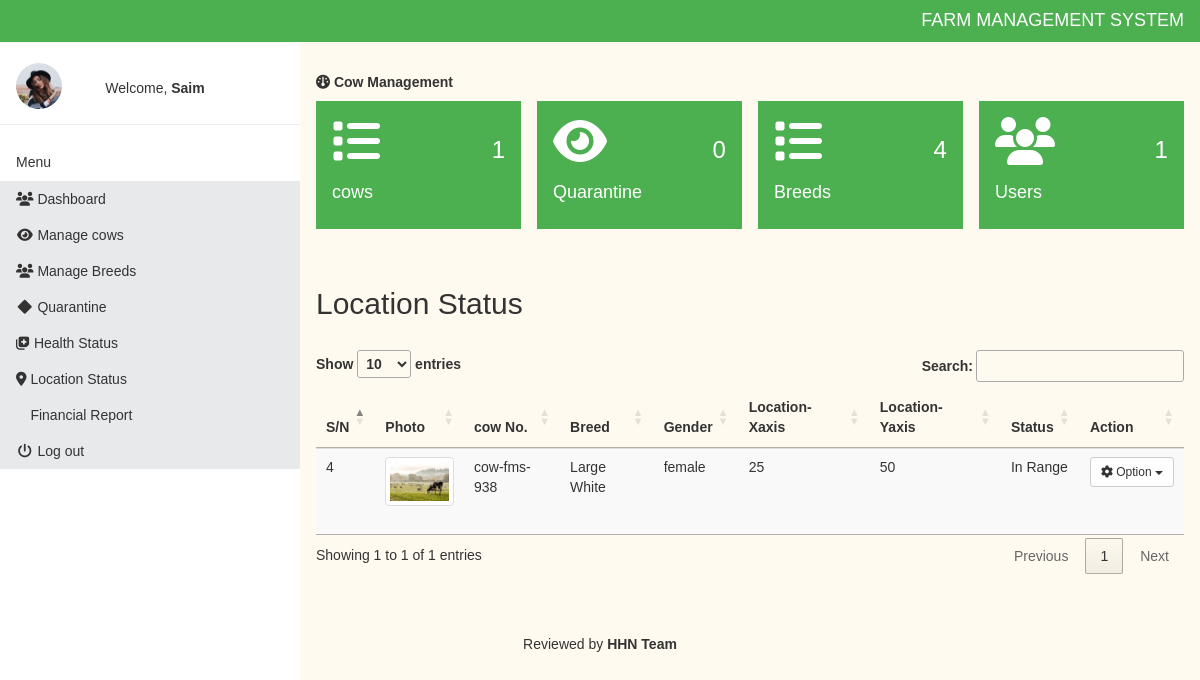
Page /location_status.php (signed in) on the committed database.
### tables this page shows
CREATE TABLE IF NOT EXISTS `cows` (
  `id` int(11) NOT NULL AUTO_INCREMENT,
  `cowno` varchar(255) NOT NULL,
  `breed_id` int(11) NOT NULL,
  `weight` varchar(10) NOT NULL,
  `img` varchar(255) NOT NULL,
  `gender` varchar(10) NOT NULL,
  `arrived` varchar(10) NOT NULL,
  `remark` text NOT NULL,
  `health_status` varchar(50) NOT NULL,
  `Temperature` int(50) NOT NULL,
  `locationx` int(11) NOT NULL,
  `locationy` int(11) NOT NULL,
  `location_status` varchar(255) NOT NULL,
  PRIMARY KEY (`id`)
);

CREATE TABLE IF NOT EXISTS `breed` (
  `id` int(11) NOT NULL AUTO_INCREMENT,
  `name` varchar(255) NOT NULL,
  PRIMARY KEY (`id`)
);

### location_status.php (the view, shortened to what this page needs)
<?php include 'setting/system.php'; ?>
<?php include 'theme/head.php'; ?>
<?php include 'theme/sidebar.php'; ?>
<?php
if (isset($_SESSION['id']) && isset($_SESSION['user_name'])) {
 ?>
<div class="w3-main" style="margin-left:300px;margin-top:43px;">
  <header class="w3-container" style="padding-top:22px">
    <h5><b><i class="fa fa-dashboard"></i> Cow Management</b></h5>
  </header>
 <?php include 'inc/data.php'; ?>
 <div class="w3-container" style="padding-top:22px">
 <div class="w3-row">
  <h2>Location Status</h2>
  <br>
 <div class="table-responsive">
  <table class="table table-hover table-striped" id="table">
    <thead>
      <tr>
        <th>S/N</th>
        <th>Photo</th>
        <th>cow No.</th>
        <th>Breed</th>
        <th>Gender</th>
        <th>Location-Xaxis</th>
        <th>Location-Yaxis</th>
        <th>Status</th>
        <th>Action</th>
      </tr>
    </thead>
    <tbody>
      <?php
       $all_cow = $db->query("SELECT * FROM cows ORDER BY id DESC");
       $fetch = $all_cow->fetchAll(PDO::FETCH_OBJ);
       foreach($fetch as $data){
          $get_breed = $db->query("SELECT * FROM breed WHERE id = '$data->breed_id'");
          $breed_result = $get_breed->fetchAll(PDO::FETCH_OBJ);
          foreach($breed_result as $breed){
        ?>
          <tr>
            <td><?php echo $data->id ?></td>
            <td>
              <img width="70" height="70" src="<?php echo $data->img; ?>" class="img img-responsive thumbnail">
            </td>
            <td><?php echo $data->cowno ?></td>
            <td><?php echo $breed->name ?></td>
            <td><?php echo $data->gender ?></td>
            <td><?php echo $data->locationx ?></td>
            <td><?php echo $data->locationy ?></td>
            <?php
             if ( $data->locationx<= "55" and $data->locationy<= "55") {
              $t="In Range"
                     ;
              } else {
                $t="Out of the Range";
              }
             ?>
             <td><?php echo $t ?></td>
            <td>
               <div class="dropdown">
                  <button class="btn btn-sm btn-default dropdown-toggle" type="button" data-toggle="dropdown"><i class="fa fa-cog"></i> Option
                  <span class="caret"></span></button>
                </div>
            </td>
          </tr>
      <?php
       }
      }
      ?>
    </tbody>
  </table>
 </div>
 </div>
</div>
</div>
<?php
  }
  else
  {
    header("Location: index.php");
     exit();
  }
  include 'theme/foot.php'; ?>

### theme/head.php (style rules this page uses)
body { font-family: 'arial'; background-color: floralwhite; }

### rows in the picture
cows: id "4", cowno "cow-fms-938", gender "female", locationx "25", locationy "50", t "In Range"
breed: cows.img (placeholder picture), name "Large White"

### other values in the picture
NAME_X "FARM MANAGEMENT SYSTEM"
$_SESSION['user_name'] "Saim"
$pCount "1"
$qCount "0"
$bCount "4"
$uCount "1"
